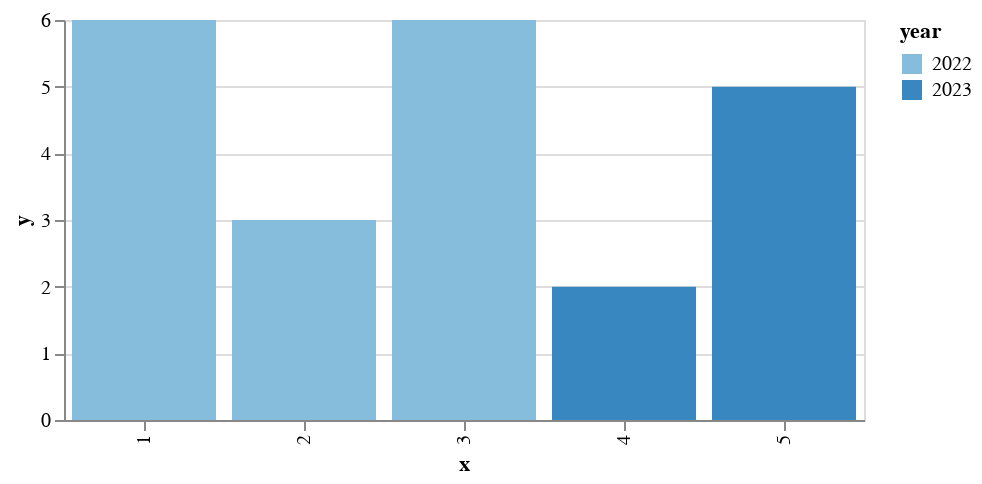

Write a Vega-Lite specification for this figure.
### Vega-Lite specification from a JSON file in a GitHub repository (floating-point values rounded to 4 significant figures)
{"config": {"view": {"continuousWidth": 400, "continuousHeight": 300}}, "data": {"name": "data-1e0ec9b5bf9f834d58d017acb362c04a"}, "mark": "bar", "encoding": {"color": {"field": "year", "type": "ordinal"}, "opacity": {"condition": {"value": 1, "selection": "selector001"}, "value": 0.2}, "x": {"field": "x", "type": "ordinal"}, "y": {"field": "y", "type": "quantitative"}}, "height": 200, "selection": {"selector001": {"type": "single", "fields": ["year"], "bind": "legend", "on": "mouseover"}}, "width": 400, "$schema": "https://vega.github.io/schema/vega-lite/v4.17.0.json", "datasets": {"data-1e0ec9b5bf9f834d58d017acb362c04a": [{"x": 1, "y": 6, "year": 2022}, {"x": 2, "y": 3, "year": 2022}, {"x": 3, "y": 6, "year": 2022}, {"x": 4, "y": 2, "year": 2023}, {"x": 5, "y": 5, "year": 2023}]}}
